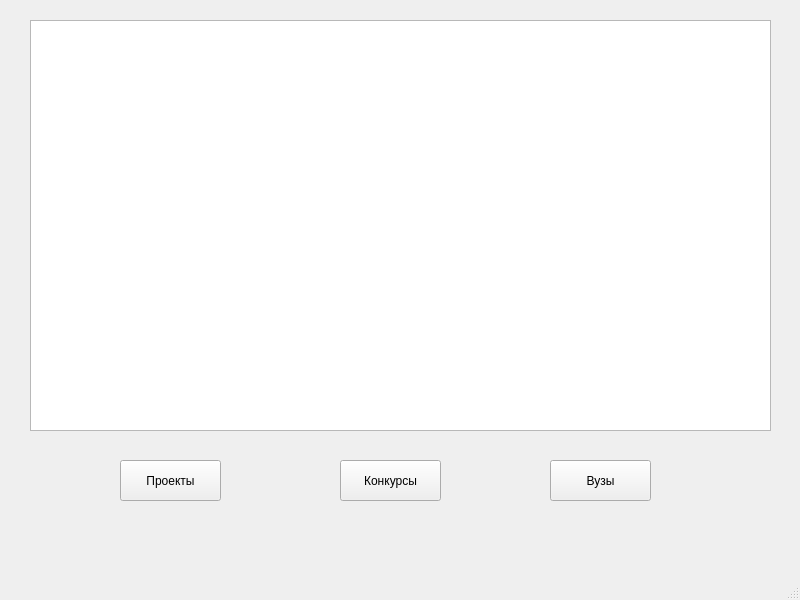
<?xml version="1.0" encoding="UTF-8"?>
<ui version="4.0">
 <class>MainWindow</class>
 <widget class="QMainWindow" name="MainWindow">
  <property name="geometry">
   <rect>
    <x>0</x>
    <y>0</y>
    <width>800</width>
    <height>600</height>
   </rect>
  </property>
  <property name="windowTitle">
   <string>MainWindow</string>
  </property>
  <widget class="QWidget" name="centralwidget">
   <widget class="QPushButton" name="pushButton1">
    <property name="geometry">
     <rect>
      <x>120</x>
      <y>460</y>
      <width>101</width>
      <height>41</height>
     </rect>
    </property>
    <property name="text">
     <string>Проекты</string>
    </property>
   </widget>
   <widget class="QTableView" name="tableView1">
    <property name="geometry">
     <rect>
      <x>30</x>
      <y>20</y>
      <width>741</width>
      <height>411</height>
     </rect>
    </property>
   </widget>
   <widget class="QPushButton" name="pushButton2">
    <property name="geometry">
     <rect>
      <x>340</x>
      <y>460</y>
      <width>101</width>
      <height>41</height>
     </rect>
    </property>
    <property name="text">
     <string>Конкурсы</string>
    </property>
   </widget>
   <widget class="QPushButton" name="pushButton3">
    <property name="geometry">
     <rect>
      <x>550</x>
      <y>460</y>
      <width>101</width>
      <height>41</height>
     </rect>
    </property>
    <property name="text">
     <string>Вузы</string>
    </property>
   </widget>
  </widget>
  <widget class="QMenuBar" name="menubar">
   <property name="geometry">
    <rect>
     <x>0</x>
     <y>0</y>
     <width>800</width>
     <height>21</height>
    </rect>
   </property>
  </widget>
  <widget class="QStatusBar" name="statusbar"/>
 </widget>
 <resources/>
 <connections/>
</ui>
